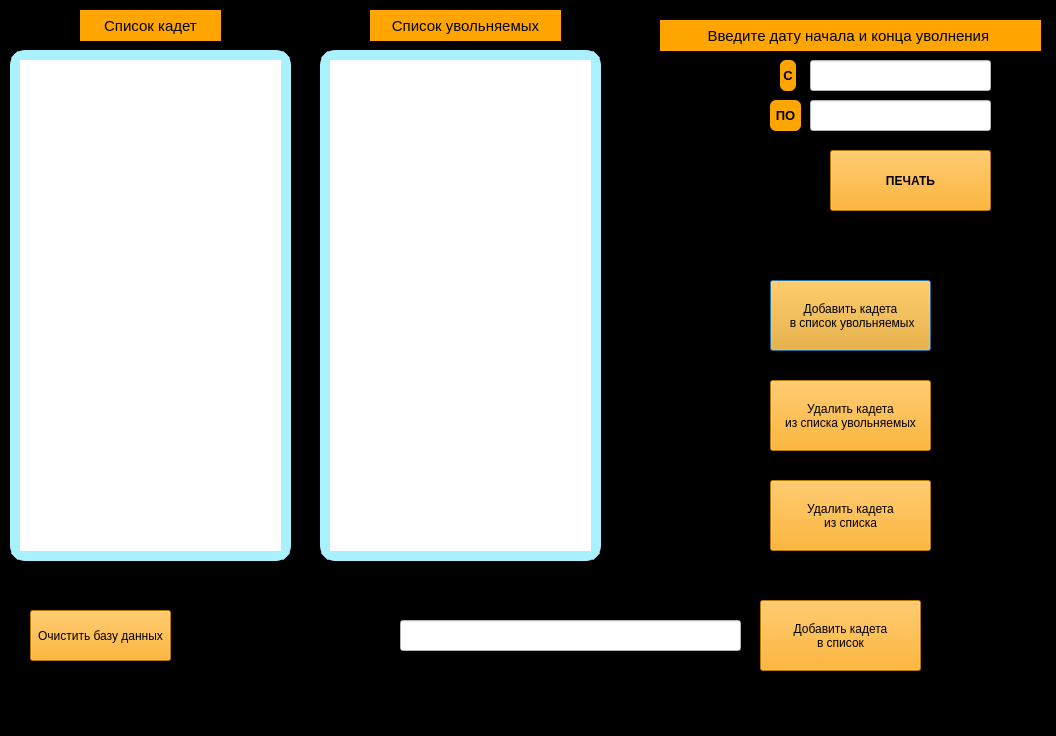
<?xml version="1.0" encoding="UTF-8"?>
<ui version="4.0">
 <class>Dialog</class>
 <widget class="QDialog" name="Dialog">
  <property name="geometry">
   <rect>
    <x>0</x>
    <y>0</y>
    <width>1056</width>
    <height>736</height>
   </rect>
  </property>
  <property name="sizePolicy">
   <sizepolicy hsizetype="Maximum" vsizetype="Preferred">
    <horstretch>0</horstretch>
    <verstretch>0</verstretch>
   </sizepolicy>
  </property>
  <property name="minimumSize">
   <size>
    <width>0</width>
    <height>0</height>
   </size>
  </property>
  <property name="maximumSize">
   <size>
    <width>10000</width>
    <height>10000</height>
   </size>
  </property>
  <property name="baseSize">
   <size>
    <width>622</width>
    <height>446</height>
   </size>
  </property>
  <property name="windowTitle">
   <string>Печать</string>
  </property>
  <property name="windowIcon">
   <iconset>
    <normaloff>icon.ico</normaloff>icon.ico</iconset>
  </property>
  <property name="styleSheet">
   <string notr="true">QDialog {
background-color: black;
}

QPushButton {
background-color:orange;
}

QPushButton:hover {
background-color:#B44010;
}

QPushButton:pressed {
background-color:red;
}

QLabel {
background-color:orange;
}

QLineEdit {
background-color:white;
}
</string>
  </property>
  <widget class="QListWidget" name="listWidget1">
   <property name="geometry">
    <rect>
     <x>10</x>
     <y>50</y>
     <width>281</width>
     <height>511</height>
    </rect>
   </property>
   <property name="styleSheet">
    <string notr="true">border:10px solid rgb(169, 241, 255);
text-alight:left;
border-collapse: separate;
border-radius: 15px</string>
   </property>
  </widget>
  <widget class="QPushButton" name="ButtonPrint">
   <property name="geometry">
    <rect>
     <x>830</x>
     <y>150</y>
     <width>161</width>
     <height>61</height>
    </rect>
   </property>
   <property name="font">
    <font>
     <pointsize>9</pointsize>
     <weight>75</weight>
     <bold>true</bold>
    </font>
   </property>
   <property name="focusPolicy">
    <enum>Qt::NoFocus</enum>
   </property>
   <property name="text">
    <string>ПЕЧАТЬ</string>
   </property>
  </widget>
  <widget class="QLabel" name="label">
   <property name="geometry">
    <rect>
     <x>660</x>
     <y>20</y>
     <width>381</width>
     <height>31</height>
    </rect>
   </property>
   <property name="font">
    <font>
     <pointsize>11</pointsize>
     <weight>50</weight>
     <bold>false</bold>
    </font>
   </property>
   <property name="autoFillBackground">
    <bool>false</bool>
   </property>
   <property name="text">
    <string>Введите дату начала и конца уволнения </string>
   </property>
   <property name="alignment">
    <set>Qt::AlignCenter</set>
   </property>
  </widget>
  <widget class="QLineEdit" name="lineEdit_start">
   <property name="geometry">
    <rect>
     <x>810</x>
     <y>60</y>
     <width>181</width>
     <height>31</height>
    </rect>
   </property>
  </widget>
  <widget class="QLineEdit" name="lineEdit_end">
   <property name="geometry">
    <rect>
     <x>810</x>
     <y>100</y>
     <width>181</width>
     <height>31</height>
    </rect>
   </property>
  </widget>
  <widget class="QLabel" name="label_2">
   <property name="geometry">
    <rect>
     <x>780</x>
     <y>60</y>
     <width>16</width>
     <height>31</height>
    </rect>
   </property>
   <property name="font">
    <font>
     <pointsize>10</pointsize>
     <weight>75</weight>
     <italic>false</italic>
     <bold>true</bold>
    </font>
   </property>
   <property name="styleSheet">
    <string notr="true">background-color:orange;
border-collapse: separate;
border-radius: 6px</string>
   </property>
   <property name="text">
    <string>C</string>
   </property>
   <property name="alignment">
    <set>Qt::AlignCenter</set>
   </property>
  </widget>
  <widget class="QLabel" name="label_3">
   <property name="geometry">
    <rect>
     <x>770</x>
     <y>100</y>
     <width>31</width>
     <height>31</height>
    </rect>
   </property>
   <property name="font">
    <font>
     <pointsize>10</pointsize>
     <weight>75</weight>
     <bold>true</bold>
    </font>
   </property>
   <property name="styleSheet">
    <string notr="true">background-color:orange;
border-collapse: separate;
border-radius: 6px</string>
   </property>
   <property name="text">
    <string>ПО</string>
   </property>
   <property name="alignment">
    <set>Qt::AlignCenter</set>
   </property>
  </widget>
  <widget class="QListWidget" name="listWidget2">
   <property name="geometry">
    <rect>
     <x>320</x>
     <y>50</y>
     <width>281</width>
     <height>511</height>
    </rect>
   </property>
   <property name="styleSheet">
    <string notr="true">border:10px solid rgb(169, 241, 255);
text-alight:left;
border-collapse: separate;
border-radius: 15px</string>
   </property>
  </widget>
  <widget class="QLabel" name="label_4">
   <property name="geometry">
    <rect>
     <x>80</x>
     <y>10</y>
     <width>141</width>
     <height>31</height>
    </rect>
   </property>
   <property name="font">
    <font>
     <pointsize>11</pointsize>
    </font>
   </property>
   <property name="text">
    <string>Список кадет</string>
   </property>
   <property name="alignment">
    <set>Qt::AlignCenter</set>
   </property>
  </widget>
  <widget class="QLabel" name="label_5">
   <property name="geometry">
    <rect>
     <x>370</x>
     <y>10</y>
     <width>191</width>
     <height>31</height>
    </rect>
   </property>
   <property name="font">
    <font>
     <pointsize>11</pointsize>
    </font>
   </property>
   <property name="text">
    <string>Список увольняемых</string>
   </property>
   <property name="alignment">
    <set>Qt::AlignCenter</set>
   </property>
  </widget>
  <widget class="QPushButton" name="add_cadetprint_button">
   <property name="geometry">
    <rect>
     <x>770</x>
     <y>280</y>
     <width>161</width>
     <height>71</height>
    </rect>
   </property>
   <property name="text">
    <string>Добавить кадета
 в список увольняемых</string>
   </property>
  </widget>
  <widget class="QPushButton" name="del_cadetprint_button">
   <property name="geometry">
    <rect>
     <x>770</x>
     <y>380</y>
     <width>161</width>
     <height>71</height>
    </rect>
   </property>
   <property name="text">
    <string>Удалить кадета 
из списка увольняемых</string>
   </property>
  </widget>
  <widget class="QPushButton" name="del_cadet_button">
   <property name="geometry">
    <rect>
     <x>770</x>
     <y>480</y>
     <width>161</width>
     <height>71</height>
    </rect>
   </property>
   <property name="text">
    <string>Удалить кадета
из списка</string>
   </property>
  </widget>
  <widget class="QLineEdit" name="lineEdit_addcadet">
   <property name="geometry">
    <rect>
     <x>400</x>
     <y>620</y>
     <width>341</width>
     <height>31</height>
    </rect>
   </property>
  </widget>
  <widget class="QPushButton" name="add_cadet_button">
   <property name="geometry">
    <rect>
     <x>760</x>
     <y>600</y>
     <width>161</width>
     <height>71</height>
    </rect>
   </property>
   <property name="text">
    <string>Добавить кадета 
в список</string>
   </property>
  </widget>
  <widget class="QPushButton" name="clean_BD_button">
   <property name="geometry">
    <rect>
     <x>30</x>
     <y>610</y>
     <width>141</width>
     <height>51</height>
    </rect>
   </property>
   <property name="text">
    <string>Очистить базу данных</string>
   </property>
  </widget>
  <zorder>listWidget1</zorder>
  <zorder>label</zorder>
  <zorder>lineEdit_start</zorder>
  <zorder>lineEdit_end</zorder>
  <zorder>label_2</zorder>
  <zorder>label_3</zorder>
  <zorder>ButtonPrint</zorder>
  <zorder>listWidget2</zorder>
  <zorder>label_4</zorder>
  <zorder>label_5</zorder>
  <zorder>add_cadetprint_button</zorder>
  <zorder>del_cadetprint_button</zorder>
  <zorder>del_cadet_button</zorder>
  <zorder>lineEdit_addcadet</zorder>
  <zorder>add_cadet_button</zorder>
  <zorder>clean_BD_button</zorder>
 </widget>
 <resources/>
 <connections/>
</ui>
